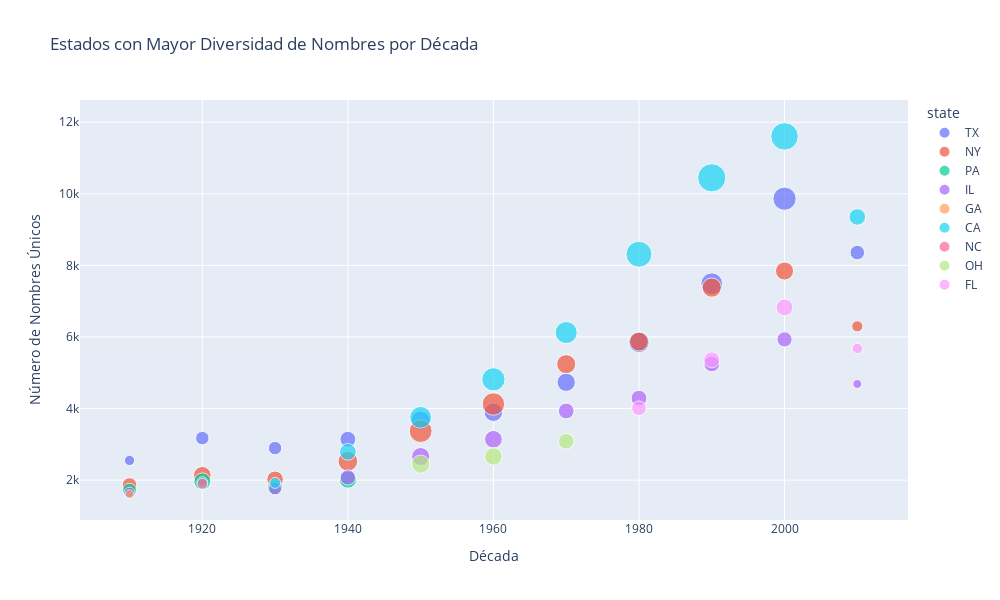

The notebook cell this image was saved under:
### Markdown cell above
## 4. Análisis Regional

Analizaremos los patrones geográficos en la elección de nombres y cómo varían entre estados.

### Code cell
# Análisis de diversidad regional
regional_query = """
WITH RegionalStats AS (
    SELECT
        state,
        CAST(FLOOR(year/10) * 10 AS INT64) as decade,
        COUNT(DISTINCT name) as unique_names,
        SUM(number) as total_births
    FROM `bigquery-public-data.usa_names.usa_1910_2013`
    GROUP BY state, decade
),
StateRanking AS (
    SELECT
        decade,
        state,
        unique_names,
        total_births,
        RANK() OVER(PARTITION BY decade ORDER BY unique_names DESC) as diversity_rank
    FROM RegionalStats
)
SELECT *
FROM StateRanking
WHERE diversity_rank <= 5  -- Top 5 estados más diversos por década
ORDER BY decade, diversity_rank
"""

print("📊 Análisis de diversidad regional por década:")
regional_df = client.query(regional_query).to_dataframe()

# Crear visualización de diversidad regional
fig = px.scatter(regional_df, 
                 x='decade', 
                 y='unique_names',
                 size='total_births',
                 color='state',
                 hover_data=['diversity_rank', 'total_births'],
                 title='Estados con Mayor Diversidad de Nombres por Década')

fig.update_layout(
    height=600,
    width=1000,
    xaxis_title="Década",
    yaxis_title="Número de Nombres Únicos",
    showlegend=True
)

fig.show()

# Análisis de nombres únicos por región
popular_regional_query = """
WITH RegionalNames AS (
    SELECT
        state,
        name,
        gender,
        SUM(number) as total_count
    FROM `bigquery-public-data.usa_names.usa_1910_2013`
    WHERE year >= 2000  -- Análisis del siglo XXI
    GROUP BY state, name, gender
),
StatePreferences AS (
    SELECT
        state,
        name,
        gender,
        total_count,
        RANK() OVER(PARTITION BY state, gender ORDER BY total_count DESC) as name_rank
    FROM RegionalNames
)
SELECT *
FROM StatePreferences
WHERE name_rank <= 3  -- Top 3 nombres por estado y género
ORDER BY state, gender, name_rank
"""

print("\n📍 Nombres más populares por estado (2000-2013):")
regional_names_df = client.query(popular_regional_query).to_dataframe()

# Mostrar tabla de nombres populares por estado
display(regional_names_df.pivot_table(
    values='total_count',
    index=['state', 'gender'],
    columns='name_rank',
    aggfunc='first'
).round(0))

### Figure 1 — Plotly figure (JSON) as saved in the notebook; plotly's stock layout.template omitted (floating-point values rounded to 4 significant figures)
{"data": [{"customdata": [[1, 660010], [1, 1144717], [1, 1135244], [1, 1592464], [2, 2278313], [3, 2127362], [3, 2113010], [3, 2715458], [2, 2947322], [2, 3413444], [2, 1340015]], "hovertemplate": "state=TX<br>decade=%{x}<br>unique_names=%{y}<br>total_births=%{customdata[1]}<br>diversity_rank=%{customdata[0]}<extra></extra>", "legendgroup": "TX", "marker": {"color": "#636efa", "size": [660010, 1144717, 1135244, 1592464, 2278313, 2127362, 2113010, 2715458, 2947322, 3413444, 1340015], "sizemode": "area", "sizeref": 12620.0, "symbol": "circle"}, "mode": "markers", "name": "TX", "orientation": "v", "showlegend": true, "type": "scatter", "x": [1910, 1920, 1930, 1940, 1950, 1960, 1970, 1980, 1990, 2000, 2010], "xaxis": "x", "y": [2549, 3174, 2894, 3142, 3663, 3895, 4733, 5851, 7489, 9863, 8358], "yaxis": "y"}, {"customdata": [[2, 1338098], [2, 1943459], [2, 1729560], [3, 2444939], [3, 3296084], [2, 3186510], [2, 2285902], [2, 2278240], [3, 2338055], [3, 2070504], [3, 782785]], "hovertemplate": "state=NY<br>decade=%{x}<br>unique_names=%{y}<br>total_births=%{customdata[1]}<br>diversity_rank=%{customdata[0]}<extra></extra>", "legendgroup": "NY", "marker": {"color": "#EF553B", "size": [1338098, 1943459, 1729560, 2444939, 3296084, 3186510, 2285902, 2278240, 2338055, 2070504, 782785], "sizemode": "area", "sizeref": 12620.0, "symbol": "circle"}, "mode": "markers", "name": "NY", "orientation": "v", "showlegend": true, "type": "scatter", "x": [1910, 1920, 1930, 1940, 1950, 1960, 1970, 1980, 1990, 2000, 2010], "xaxis": "x", "y": [1866, 2136, 2022, 2527, 3370, 4126, 5240, 5870, 7379, 7842, 6298], "yaxis": "y"}, {"customdata": [[3, 1246416], [3, 1805632], [4, 1472414], [5, 1862171]], "hovertemplate": "state=PA<br>decade=%{x}<br>unique_names=%{y}<br>total_births=%{customdata[1]}<br>diversity_rank=%{customdata[0]}<extra></extra>", "legendgroup": "PA", "marker": {"color": "#00cc96", "size": [1246416, 1805632, 1472414, 1862171], "sizemode": "area", "sizeref": 12620.0, "symbol": "circle"}, "mode": "markers", "name": "PA", "orientation": "v", "showlegend": true, "type": "scatter", "x": [1910, 1920, 1930, 1940], "xaxis": "x", "y": [1716, 1965, 1794, 2014], "yaxis": "y"}, {"customdata": [[4, 781003], [5, 1054156], [4, 1475111], [4, 2059881], [4, 1970794], [4, 1570450], [4, 1571731], [5, 1570659], [5, 1454308], [5, 504881]], "hovertemplate": "state=IL<br>decade=%{x}<br>unique_names=%{y}<br>total_births=%{customdata[1]}<br>diversity_rank=%{customdata[0]}<extra></extra>", "legendgroup": "IL", "marker": {"color": "#ab63fa", "size": [781003, 1054156, 1475111, 2059881, 1970794, 1570450, 1571731, 1570659, 1454308, 504881], "sizemode": "area", "sizeref": 12620.0, "symbol": "circle"}, "mode": "markers", "name": "IL", "orientation": "v", "showlegend": true, "type": "scatter", "x": [1910, 1930, 1940, 1950, 1960, 1970, 1980, 1990, 2000, 2010], "xaxis": "x", "y": [1646, 1769, 2075, 2659, 3141, 3932, 4289, 5247, 5933, 4687], "yaxis": "y"}, {"customdata": [[5, 466377]], "hovertemplate": "state=GA<br>decade=%{x}<br>unique_names=%{y}<br>total_births=%{customdata[1]}<br>diversity_rank=%{customdata[0]}<extra></extra>", "legendgroup": "GA", "marker": {"color": "#FFA15A", "size": [466377], "sizemode": "area", "sizeref": 12620.0, "symbol": "circle"}, "mode": "markers", "name": "GA", "orientation": "v", "showlegend": true, "type": "scatter", "x": [1910], "xaxis": "x", "y": [1610], "yaxis": "y"}, {"customdata": [[4, 683409], [3, 768168], [2, 1754400], [1, 2993212], [1, 3429867], [1, 3074706], [1, 4244440], [1, 5046472], [1, 4781392], [1, 1745305]], "hovertemplate": "state=CA<br>decade=%{x}<br>unique_names=%{y}<br>total_births=%{customdata[1]}<br>diversity_rank=%{customdata[0]}<extra></extra>", "legendgroup": "CA", "marker": {"color": "#19d3f3", "size": [683409, 768168, 1754400, 2993212, 3429867, 3074706, 4244440, 5046472, 4781392, 1745305], "sizemode": "area", "sizeref": 12620.0, "symbol": "circle"}, "mode": "markers", "name": "CA", "orientation": "v", "showlegend": true, "type": "scatter", "x": [1920, 1930, 1940, 1950, 1960, 1970, 1980, 1990, 2000, 2010], "xaxis": "x", "y": [1952, 1922, 2789, 3753, 4815, 6123, 8310, 10447, 11604, 9352], "yaxis": "y"}, {"customdata": [[5, 725939]], "hovertemplate": "state=NC<br>decade=%{x}<br>unique_names=%{y}<br>total_births=%{customdata[1]}<br>diversity_rank=%{customdata[0]}<extra></extra>", "legendgroup": "NC", "marker": {"color": "#FF6692", "size": [725939], "sizemode": "area", "sizeref": 12620.0, "symbol": "circle"}, "mode": "markers", "name": "NC", "orientation": "v", "showlegend": true, "type": "scatter", "x": [1920], "xaxis": "x", "y": [1899], "yaxis": "y"}, {"customdata": [[5, 2077416], [5, 1913780], [5, 1547346]], "hovertemplate": "state=OH<br>decade=%{x}<br>unique_names=%{y}<br>total_births=%{customdata[1]}<br>diversity_rank=%{customdata[0]}<extra></extra>", "legendgroup": "OH", "marker": {"color": "#B6E880", "size": [2077416, 1913780, 1547346], "sizemode": "area", "sizeref": 12620.0, "symbol": "circle"}, "mode": "markers", "name": "OH", "orientation": "v", "showlegend": true, "type": "scatter", "x": [1950, 1960, 1970], "xaxis": "x", "y": [2447, 2660, 3085], "yaxis": "y"}, {"customdata": [[5, 1365358], [4, 1617372], [4, 1784336], [4, 686301]], "hovertemplate": "state=FL<br>decade=%{x}<br>unique_names=%{y}<br>total_births=%{customdata[1]}<br>diversity_rank=%{customdata[0]}<extra></extra>", "legendgroup": "FL", "marker": {"color": "#FF97FF", "size": [1365358, 1617372, 1784336, 686301], "sizemode": "area", "sizeref": 12620.0, "symbol": "circle"}, "mode": "markers", "name": "FL", "orientation": "v", "showlegend": true, "type": "scatter", "x": [1980, 1990, 2000, 2010], "xaxis": "x", "y": [4007, 5361, 6825, 5676], "yaxis": "y"}], "layout": {"height": 600, "legend": {"itemsizing": "constant", "title": {"text": "state"}, "tracegroupgap": 0}, "showlegend": true, "title": {"text": "Estados con Mayor Diversidad de Nombres por Década"}, "width": 1000, "xaxis": {"anchor": "y", "domain": [0, 1], "title": {"text": "Década"}}, "yaxis": {"anchor": "x", "domain": [0, 1], "title": {"text": "Número de Nombres Únicos"}}}}
